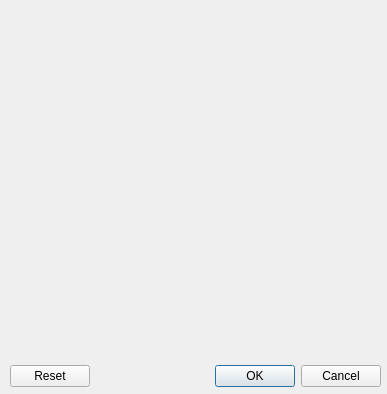
<?xml version="1.0" encoding="UTF-8"?>
<ui version="4.0">
 <class>SetBricsDialog</class>
 <widget class="QDialog" name="SetBricsDialog">
  <property name="geometry">
   <rect>
    <x>0</x>
    <y>0</y>
    <width>387</width>
    <height>394</height>
   </rect>
  </property>
  <property name="windowTitle">
   <string>Dialog</string>
  </property>
  <widget class="QDialogButtonBox" name="buttonBox">
   <property name="geometry">
    <rect>
     <x>10</x>
     <y>360</y>
     <width>371</width>
     <height>32</height>
    </rect>
   </property>
   <property name="orientation">
    <enum>Qt::Horizontal</enum>
   </property>
   <property name="standardButtons">
    <set>QDialogButtonBox::Cancel|QDialogButtonBox::Ok|QDialogButtonBox::Reset</set>
   </property>
  </widget>
  <widget class="QWidget" name="gridLayoutWidget">
   <property name="geometry">
    <rect>
     <x>20</x>
     <y>10</y>
     <width>351</width>
     <height>341</height>
    </rect>
   </property>
   <layout class="QGridLayout" name="gridLayout" rowminimumheight="0" columnminimumwidth="0">
    <property name="sizeConstraint">
     <enum>QLayout::SetMinimumSize</enum>
    </property>
   </layout>
  </widget>
 </widget>
 <resources/>
 <connections>
  <connection>
   <sender>buttonBox</sender>
   <signal>accepted()</signal>
   <receiver>SetBricsDialog</receiver>
   <slot>accept()</slot>
   <hints>
    <hint type="sourcelabel">
     <x>248</x>
     <y>254</y>
    </hint>
    <hint type="destinationlabel">
     <x>157</x>
     <y>274</y>
    </hint>
   </hints>
  </connection>
  <connection>
   <sender>buttonBox</sender>
   <signal>rejected()</signal>
   <receiver>SetBricsDialog</receiver>
   <slot>reject()</slot>
   <hints>
    <hint type="sourcelabel">
     <x>316</x>
     <y>260</y>
    </hint>
    <hint type="destinationlabel">
     <x>286</x>
     <y>274</y>
    </hint>
   </hints>
  </connection>
 </connections>
</ui>
